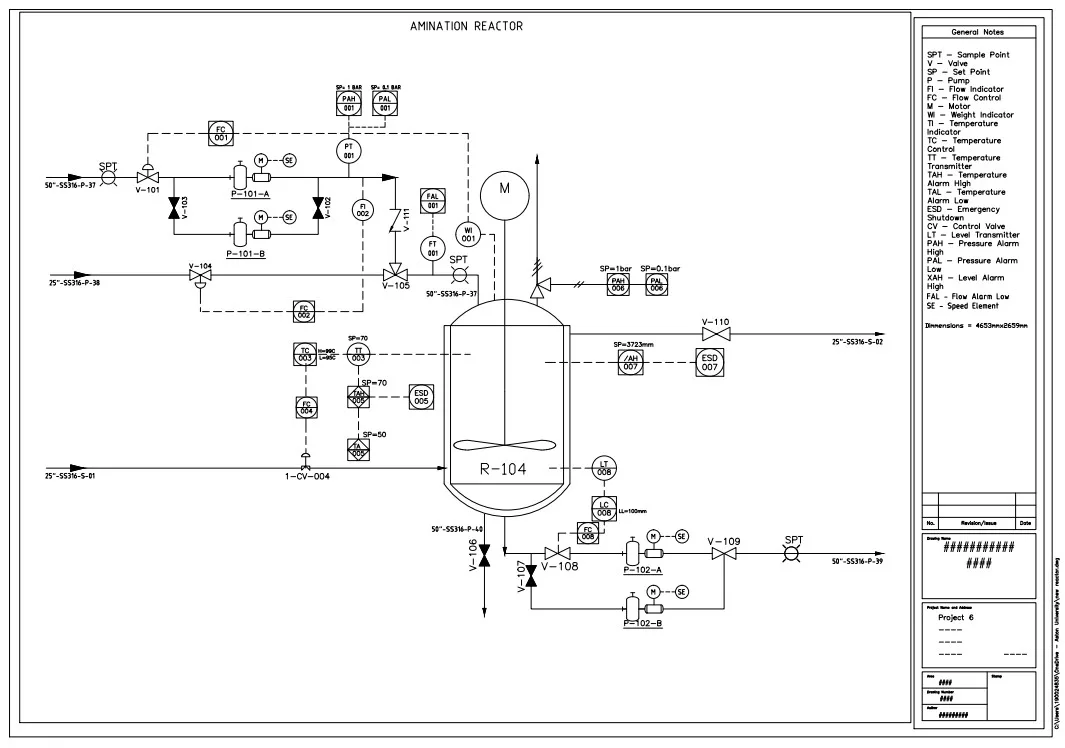
#> input picture input/pnid8.png, 1065 x 748 px
$ python 01_upscale.py
#> lines starting #> are read from the running program, lines starting #| are printed output that depends on the picture; after the words box and inside, x2 and y2 are one past the last pixel; in counts of white or black regions, pixels touching at a corner belong together
#> further down, img is the input picture: shape (748, 1065, 3); mean B, G, R 244.2, 244.2, 244.2
import os
import cv2
import numpy as np
from PIL import Image, ImageEnhance, ImageFilter

# ---------------- CONFIG ----------------
IMAGE_PATH = "./input/pnid8.png"
OUTPUT_FOLDER = "./output"
UPSCALED_FOLDER = "./output_upscaled"

TILE = 1024
UPSCALE = 2

os.makedirs(OUTPUT_FOLDER, exist_ok=True)
os.makedirs(UPSCALED_FOLDER, exist_ok=True)

# ---------------- UPSCALE HELPERS ----------------
def enhance_tile(tile):
    pil = Image.fromarray(tile)
    if pil.mode != "RGB":
        pil = pil.convert("RGB")

    w, h = pil.size
    pil = pil.resize((w * UPSCALE, h * UPSCALE), Image.LANCZOS)
    pil = ImageEnhance.Contrast(pil).enhance(1.4)
    pil = pil.filter(ImageFilter.UnsharpMask(radius=1, percent=160, threshold=3))

    return cv2.cvtColor(np.array(pil), cv2.COLOR_RGB2BGR)


def upscale_image_tiled(img):
    H, W = img.shape[:2]
    out = np.zeros((H * UPSCALE, W * UPSCALE, 3), dtype=np.uint8)

    for y in range(0, H, TILE):
        for x in range(0, W, TILE):
            tile = img[y:y + TILE, x:x + TILE]
            enhanced = enhance_tile(tile)
            out[y*UPSCALE:y*UPSCALE+enhanced.shape[0],
                x*UPSCALE:x*UPSCALE+enhanced.shape[1]] = enhanced

    return out

def crop_main_drawing(img, pad=20):
#> called with pad = 20
    gray = cv2.cvtColor(img, cv2.COLOR_BGR2GRAY)

    # 1) Binary ink mask
    _, bw = cv2.threshold(gray, 240, 255, cv2.THRESH_BINARY_INV)
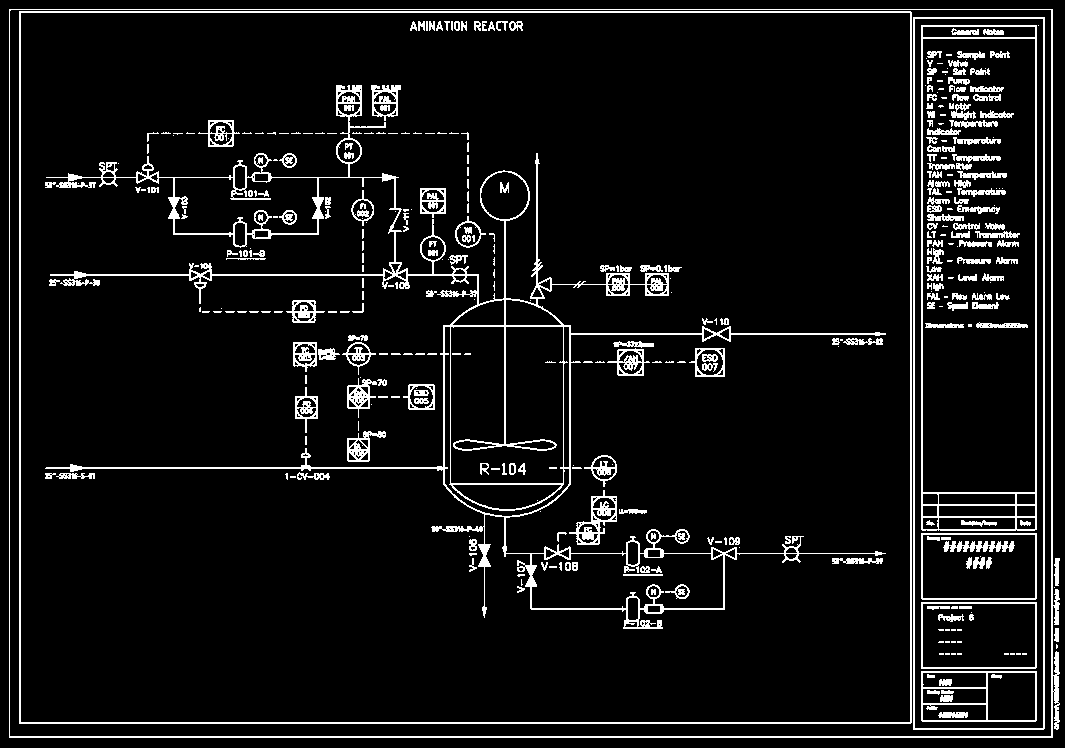
#> bw: shape (748, 1065); 7.4% white in thin lines or dots

    h, w = bw.shape
#> h = 748; w = 1065

    # 2) AGGRESSIVELY REMOVE PAGE FRAME
    # (thicker than frame line width)
    frame_thickness = int(min(h, w) * 0.03)
#> frame_thickness = 22

    bw[:frame_thickness, :] = 0
    bw[-frame_thickness:, :] = 0
    bw[:, :frame_thickness] = 0
    bw[:, -frame_thickness:] = 0
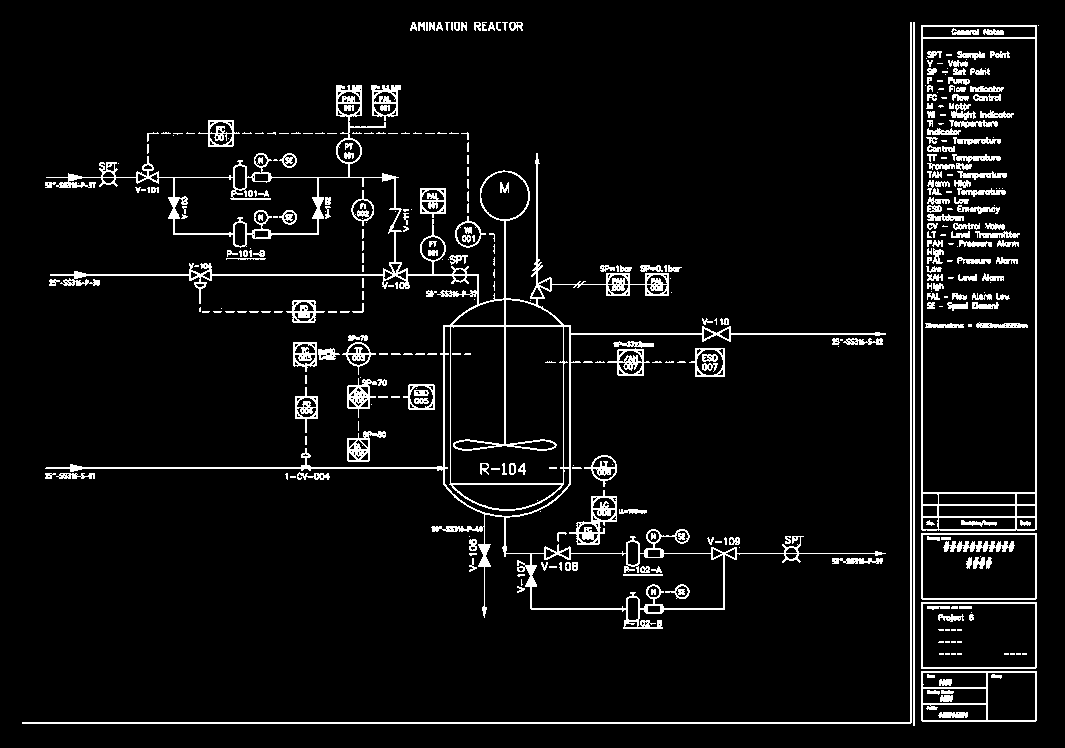
#> bw: shape (748, 1065); 6% white in thin lines or dots, all inside (x1, y1, x2, y2) = (22, 22, 1039, 726)

    # 3) Close drawing lines so it becomes one component
    kernel = cv2.getStructuringElement(cv2.MORPH_RECT, (7, 7))
    bw = cv2.morphologyEx(bw, cv2.MORPH_CLOSE, kernel)
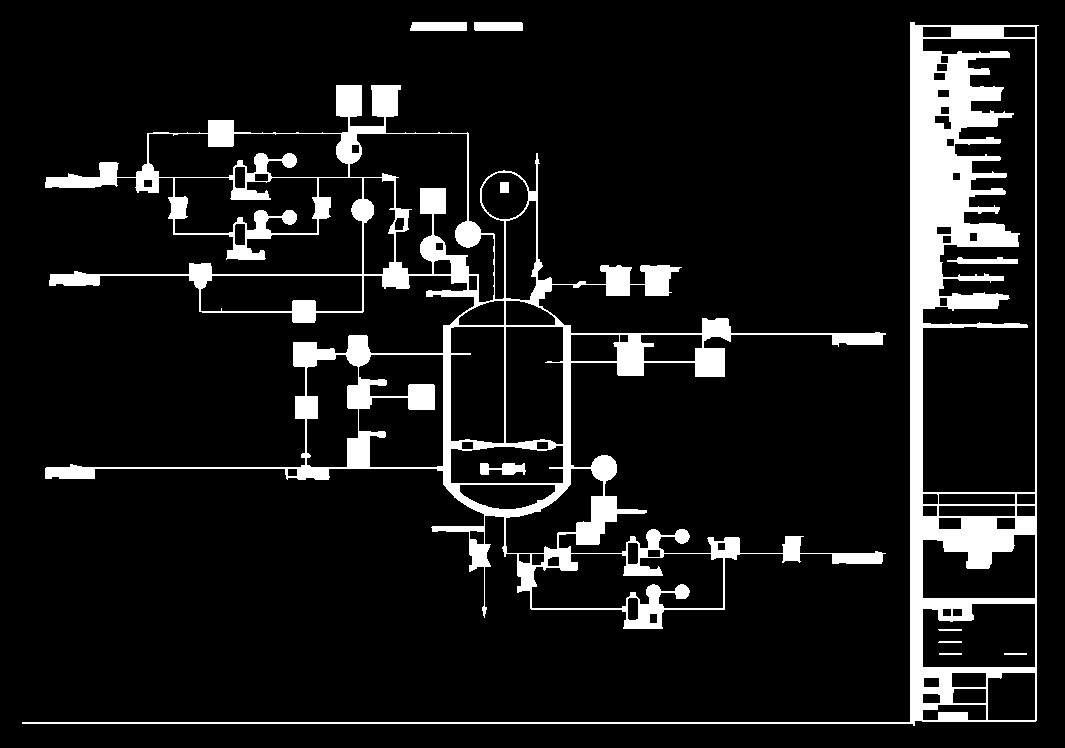
#> bw: shape (748, 1065); 10.1% white; 11 white regions, largest, box (x1, y1, x2, y2) and area: (45, 85, 886, 629) 43653, (22, 22, 1039, 726) 34546, (410, 22, 467, 31) 504

    # 4) Connected components
    num_labels, labels, stats, _ = cv2.connectedComponentsWithStats(bw, connectivity=8)
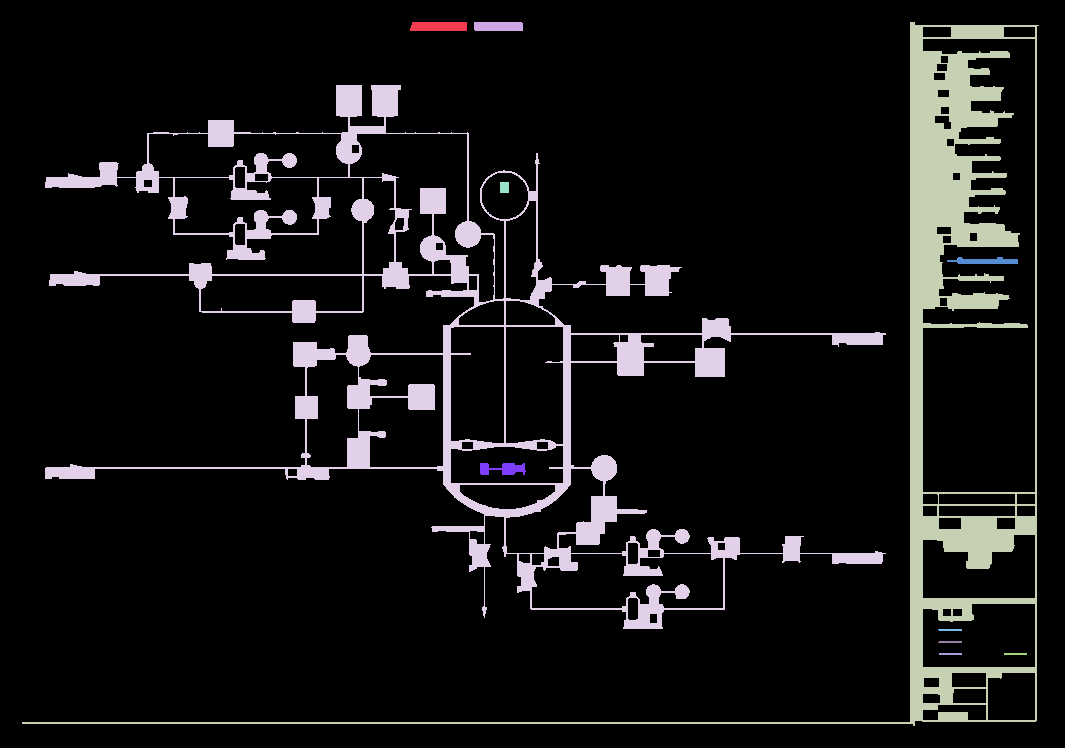
#> labels: shape (748, 1065) int32; 12 distinct labels, from 0 to 11; one colour per label, 0 black
#> num_labels = 12; stats = [[0, 0, 1065, 748, 716477], [410, 22, 57, 9, 504], [474, 22, 49, 9, 439], [22, 22, 1017, 704, 34546], [45, 85, 841, 544, 43653], [500, 182, 9, 11, 99], [947, 257, 71, 7, 346], [480, 463, 46, 12, 370], [938, 629, 24, 2, 47], [938, 641, 24, 2, 47], [939, 653, 23, 2, 46], [1004, 653, 23, 2, 46]]

    if num_labels <= 1:
        print("⚠️ No components found")
        return img

    # 5) Pick LARGEST component (actual drawing)
    largest = 1 + np.argmax(stats[1:, cv2.CC_STAT_AREA])
#> largest = 4
    x, y, wc, hc, _ = stats[largest]
#> x = 45; y = 85; wc = 841; hc = 544

    # 6) Final padded crop
    x0 = max(0, x - pad)
#> x0 = 25
    y0 = max(0, y - pad)
#> y0 = 65
    x1 = min(w, x + wc + pad)
#> x1 = 906
    y1 = min(h, y + hc + pad)
#> y1 = 649

    print(f"✅ Final crop: ({x0},{y0}) → ({x1},{y1})")
#| ✅ Final crop: (25,65) → (906,649)
    return img[y0:y1, x0:x1]
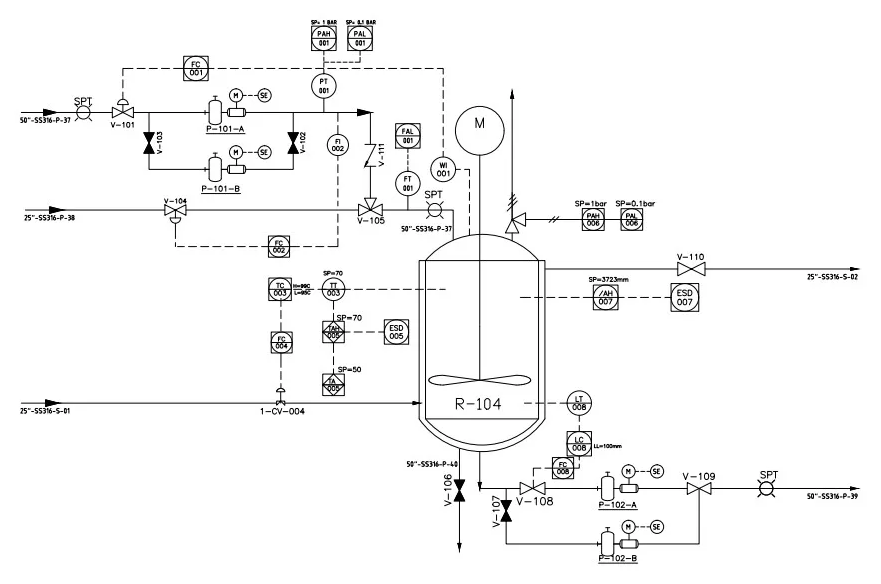
#> returned value: shape (584, 881, 3); mean of channels 0, 1, 2 247, 247, 247; drawn as B, G, R

# ---------------- MAIN ----------------
if __name__ == "__main__":
    img = cv2.imread(IMAGE_PATH)
    if img is None:
        raise RuntimeError("Failed to load image")

    cropped = crop_main_drawing(img)

    cropped_path = os.path.join(OUTPUT_FOLDER, "pnid_cropped.png")
    cv2.imwrite(cropped_path, cropped)

    upscaled = upscale_image_tiled(cropped)
#> the loop in upscale_image_tiled, `for y in range(0, H, TILE):` made 1 pass
#> pass 1, in enhance_tile, `pil = ImageEnhance.Contrast(pil).enhance(1.4)`:
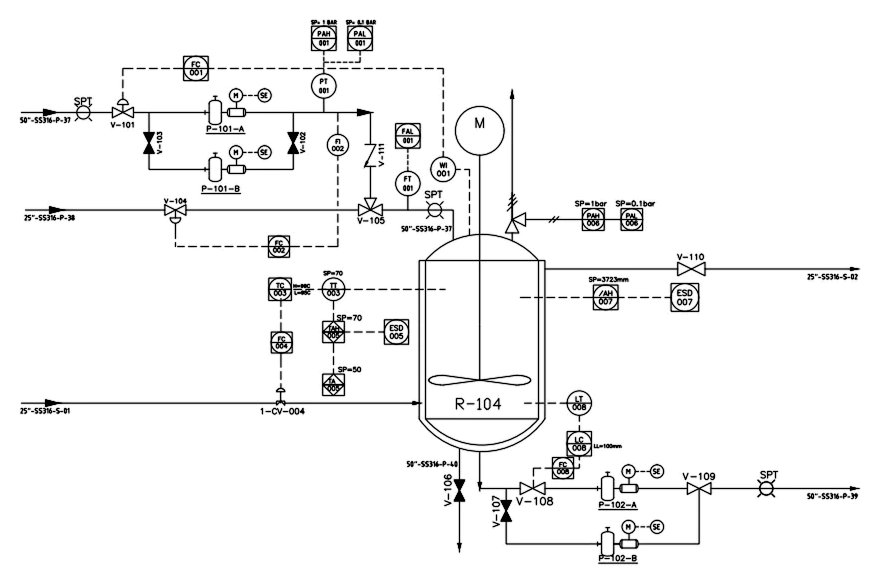
#> pil: PIL image 1762x1168 RGB (shown at 1/2 size); mean R, G, B 244.3, 244.3, 244.3
    upscaled_path = os.path.join(UPSCALED_FOLDER, "pnid_cropped_upscaled.png")
    cv2.imwrite(upscaled_path, upscaled)

    print("✅ Done")
